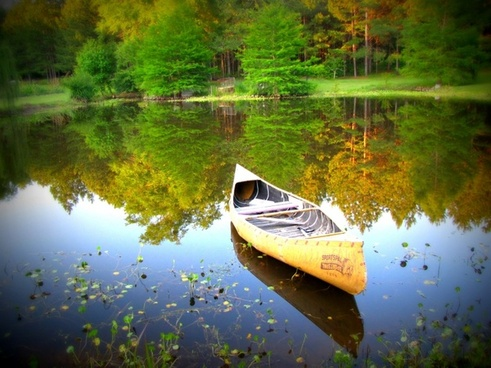
#> input picture testimage1.jpg, 491 x 368 px
$ jupyter execute Untitled.ipynb
#> lines starting #> are read from the running program, lines starting #| are printed output that depends on the picture
[cell 1]
# import the Python Image processing Library
from PIL import Image
import numpy as np

[cell 2]
# Create an Image object from an Image
def crop(imageFile,left,upper,right,bottom):

    img  = Image.open(imageFile) # read the image and open
    rgb = np.array(img) # take the rgb values
    cropped_rgb = rgb[upper:bottom,left:right,:] # take the rgbs whatever we need as a sub array (3-dimensional array)
    cropped_img = Image.fromarray(cropped_rgb) # convert rgb array to image
    print(cropped_img.size)
    return cropped_img

[cell 3]
img  = Image.open("testimage1.jpg") # read the image and open
#> img is the input picture: PIL image 491x368 RGB; mean R, G, B 98.3, 109.8, 67.9
crop("testimage1.jpg",0,0,400,300).size
#> in crop, `cropped_rgb = rgb[upper:bottom,left:right,:]`:
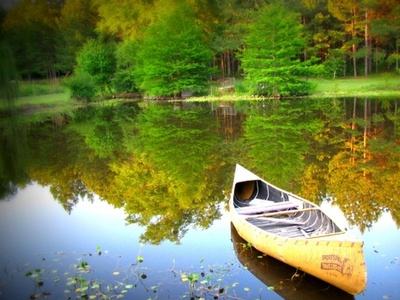
#> cropped_rgb: shape (300, 400, 3); mean R, G, B 113.8, 125.6, 69.8
#| (400, 300)
